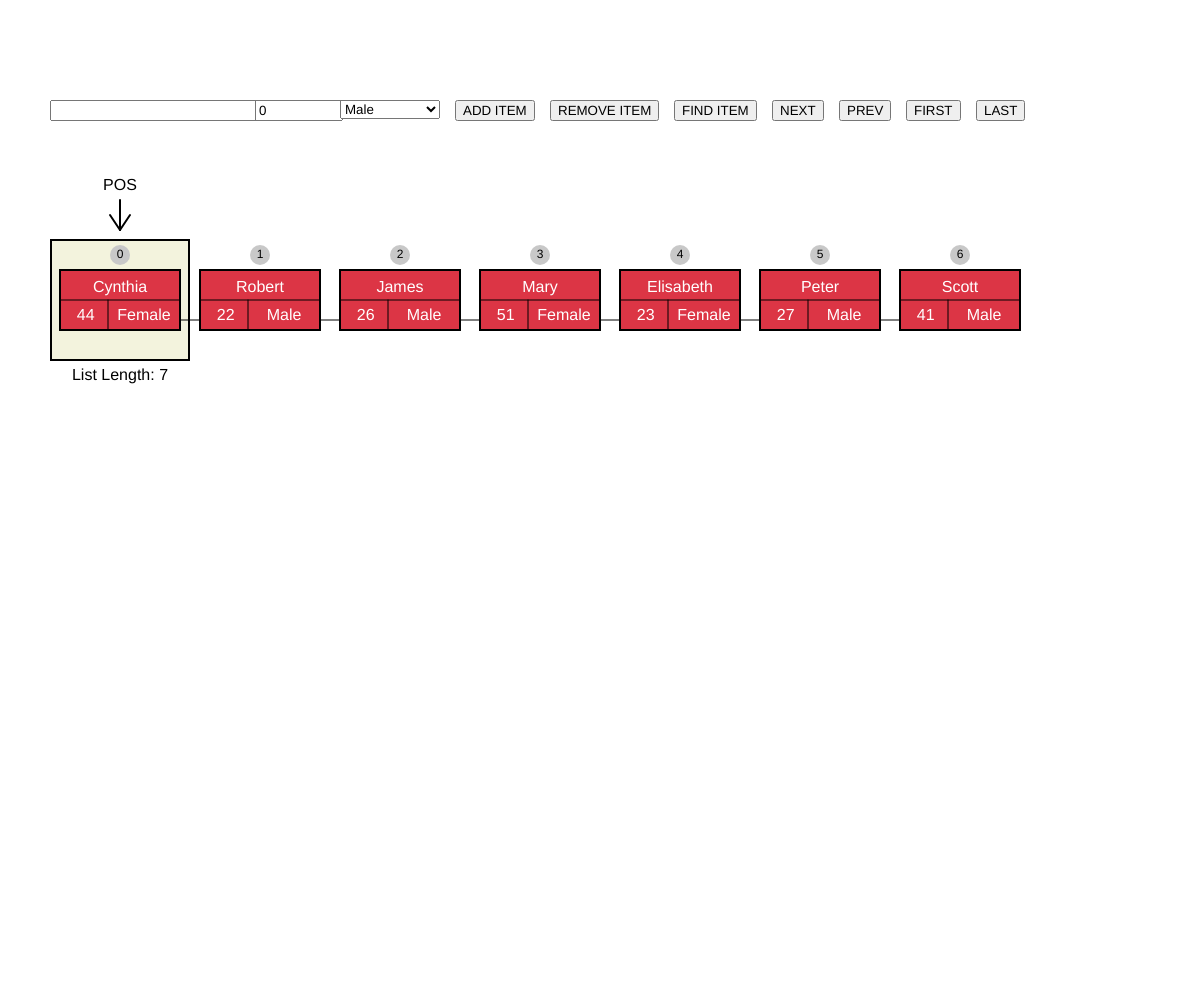
Frame 1 (no input)
Frame 60 (no input): identical to frame 1, image omitted
Frame 120 (the mouse pressed at the canvas centre since frame 60): identical to frame 1, image omitted

The p5.js sketch that drew this single still picture (run headless with seeded random() and noise() and a simulated clock; from frame 60 on, the mouse is pressed at the canvas centre):

// p5.js sketch
// ── sketch.js
var canvas;
var names;

var baseX = 120, baseY = 300;

function setup() {
  	canvas = createCanvas(windowWidth, windowHeight);
  	canvas.position(0,0);
  	canvas.style('z-index', '-1');
  	canvas.style('display', 'block');
  	background(255);

  	names = new List();
  	// append som items to the list
	names.append(new ItemList("Cynthia", 44, "Female"));
	names.append(new ItemList("Robert", 22, "Male"));
	names.append(new ItemList("James", 26, "Male"));
	names.append(new ItemList("Mary", 51, "Female"));
	names.append(new ItemList("Elisabeth", 23, "Female"));
	names.append(new ItemList("Peter", 27, "Male"));
	names.append(new ItemList("Scott", 41, "Male"));


	input = createInput();
	input.position(50, 100);
	input.size(200);
	input.class("form-control");

	input2 = createInput();
	input2.position(input.x + input.width + 5, 100);
	input2.attribute("type","number");
	input2.value('0');
	input2.attribute("min","1");
	input2.attribute("max","100");
	input2.size(80);
	input2.class("form-control");

	select = createSelect();
	select.position(input2.x + input2.width +5, 100);
	select.option("Male");
	select.option("Female");
	select.size(100);
	select.class("form-control");

	button = createButton('ADD ITEM');
	button.position(select.x + select.width + 15, 100);
	button.mousePressed(addItem);
	button.class('btn btn-info');

	button2 = createButton('REMOVE ITEM');
	button2.position(button.x + button.width + 15, 100);
	button2.mousePressed(removeItem);
	button2.class('btn btn-info');

	button3 = createButton('FIND ITEM');
	button3.position(button2.x + button2.width + 15, 100);
	button3.mousePressed(findItem);
	button3.class('btn btn-info');

	button4 = createButton('NEXT');
	button4.position(button3.x + button3.width + 15, 100);
	button4.mousePressed(next);
	button4.class('btn btn-danger');

	button5 = createButton('PREV');
	button5.position(button4.x + button4.width + 15, 100);
	button5.mousePressed(prev);
	button5.class('btn btn-danger');

	button6 = createButton('FIRST');
	button6.position(button5.x + button5.width + 15, 100);
	button6.mousePressed(first);
	button6.class('btn btn-warning');

	button7 = createButton('LAST');
	button7.position(button6.x + button6.width + 15, 100);
	button7.mousePressed(last);
	button7.class('btn btn-warning');
}

function windowResized(){
	resizeCanvas(windowWidth, windowHeight);
}

function draw() {
	background(255);
  	names.display(baseX, baseY);
}

function addItem(){
	const name = input.value();
	const age = input2.value();
	const sex = select.value();
  	alert('Adding ' + name + '!');
  	names.append(new ItemList(name, age, sex));
  	input.value('');
  	input2.value('0');
}

function removeItem(){
	const name = input.value();
  	alert('Removing ' + name + '!');
  	names.remove(name);
  	input.value('');
}

function findItem(){
	const name = input.value();
	input.value('');
  	alert('Searching for ' + name + '!');
  	const position = names.find(name);
  	if(position==-1){
  		alert("Item "+ name +" doesn't appears in the list.");
  	}
  	else {
  		alert("Item "+ name +" is in position "+position+" in the list.");
  	}
}

function next(){
	names.next();
}

function prev(){
	names.prev();
}

function first(){
	names.front();
}

function last(){
	names.end();
}
// ── ItemList.js


class ItemList {

	constructor(name, age, sex){
		this.name = name;
		this.age = age;
		this.sex = sex;
	}


	display(i, l, p, x, y, w, h){
		rectMode(CENTER);
		strokeWeight(2);
		if(i==p){
			fill(200,200,100, 55);
			rect(x, y, w*1.15, h*2);
		}
		
		fill(220, 53, 69);
		rect(x, y, w, h);
		ellipseMode(CENTER);
		fill(200); strokeWeight(0.0);
		ellipse(x, y-h/2-15, 20, 20);
		fill(0); 
		textSize(12);
		textAlign(CENTER);
		text(i, x, y-h/2-12);
		textSize(16);
		fill(255);
		text(this.name, x, y-8);
		text(this.age, x-w/3.5, y+20);
		text(this.sex, x+w/5, y+20);
		strokeWeight(1); 
		line(x - w/2, y, x + w/2, y);
		line(x - w/10, y, x-w/10, y+h/2);
		if(i<l-1){
			line(x + w/2, y + h/3, x + w/2 + 20, y+ h/3);
		}
	}


}
// ── List.js

class List {

   constructor(){
      this.listSize = 0;
      this.pos = 0;
      this.dataStore = [];
   }

   append(element) {
      this.dataStore[this.listSize++] = element;
   }

   find(element) {
      for (var i = 0; i < this.dataStore.length; ++i) {
         if (this.dataStore[i].name == element) {
            return i;
         }
      }
      return -1;
   }

   remove(element) {
      var foundAt = this.find(element);
      if (foundAt > -1) {
         this.dataStore.splice(foundAt,1);
         --this.listSize;
         return true;
      }
      return false;
   }

   toString() {
      return this.dataStore;
   }

   front() {
     this.pos = 0;
   }

   end() {
      this.pos = this.listSize-1;
   }

   prev() {
    if (this.pos > 0) {
      --this.pos;
    }
   }

   next() {
    if (this.pos < this.listSize-1) {
      ++this.pos;
    }
   }

   currPos() {
      return this.pos;
   }

   moveTo(position) {
      this.pos = position;
   }

   getElement() {
      return this.dataStore[this.pos];
   }



   // Additional functions to display list

   display(bx, by){
      for (var i = 0; i < this.dataStore.length; ++i) {

         var name = this.dataStore[i].name;
         var age = this.dataStore[i].age;
         var sex = this.dataStore[i].sex;
         var item = new ItemList(name, age, sex);
         rectMode(CENTER);
         var x = bx + i*140;
         var y = by;
         item.display(i, this.listSize, this.pos, x, y, 120, 60);
      }

      //Display pos
      var xpos = bx+this.pos*140;
      var ypos = by - 100;
      strokeWeight(2);
      strokeCap(ROUND);
      line(xpos, ypos, xpos, ypos+30);
      line(xpos, ypos+30, xpos-10, ypos+30-15);
      line(xpos, ypos+30, xpos+10, ypos+30-15);
      fill(0);
      text("POS", xpos, ypos-10);

      //Display length
      text("List Length: "+this.listSize, baseX, ypos+180);
   }
}
